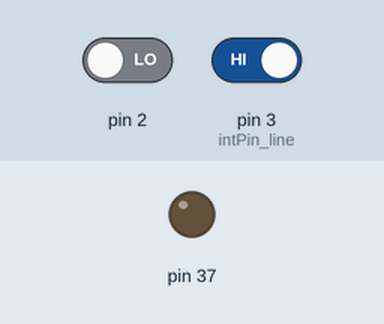
Recording of a sketch running on a simulated Arduino Mega 2560, built with avr-gcc and run on an emulated ATmega2560. Shown: output pins drawn as LEDs (lit = HIGH). Inputs (shaded band) come from the test bench; at power-on: pin 3 (intPin_line) HIGH, pin 2 LOW. What the sketch prints to the serial monitor is not drawn.

Above: at 4.8 s.
4.9 s: pin 3 (intPin_line) driven LOW
At 5.8 s:
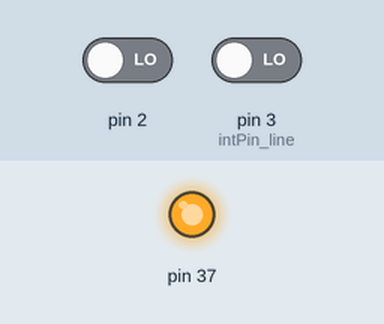
Timing chart, 0 to 7.9 s (numbered marks = the images above; inputs shaded):
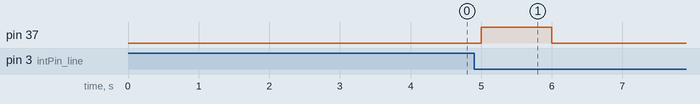

The sketch:

Interrupt_test.ino
```cpp
int lowerData;
#define intPin_line 3
#define Line_interupts() (attachInterrupt(digitalPinToInterrupt(intPin_line),int_line,FALLING))
#define Line_noInterrupts() (detachInterrupt(digitalPinToInterrupt(intPin_line)))

void setup(){
  Serial.begin(9600);
  Serial1.begin(9600);
  pinMode(2,INPUT);
  pinMode(37,OUTPUT);
  Line_interupts();
}

void loop(){
  Serial.println(digitalRead(2));
  Line_noInterrupts();
  digitalWrite(37,LOW);
  delay(1000);
  Line_interupts();
  delay(1000);
}

void int_line(){
  digitalWrite(37,HIGH);
}
```

Measured:
- after the input at 4.9 s, pin 37: LOW → HIGH after 0.10 s, → LOW 1.0 s later
